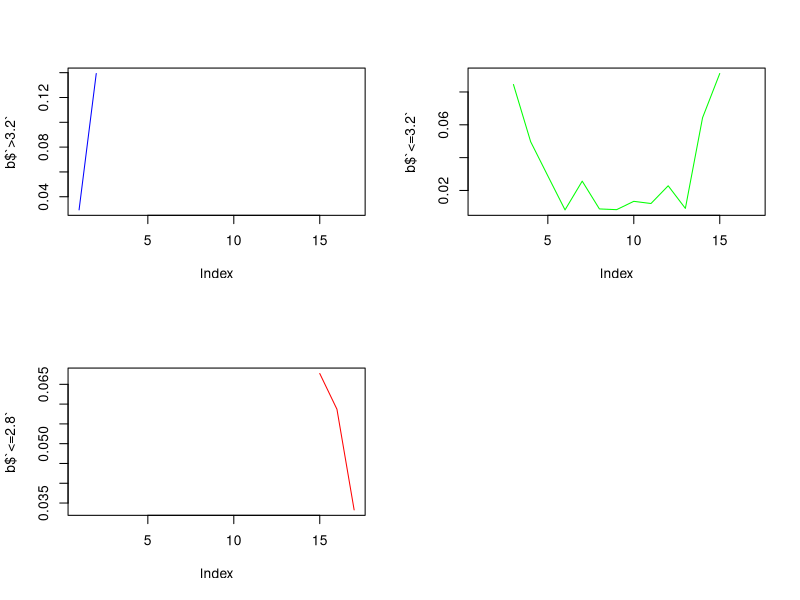
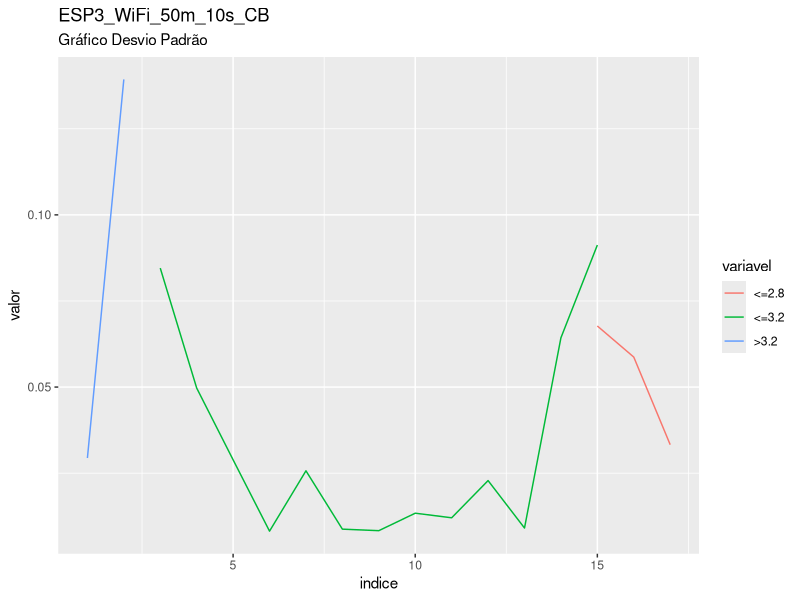
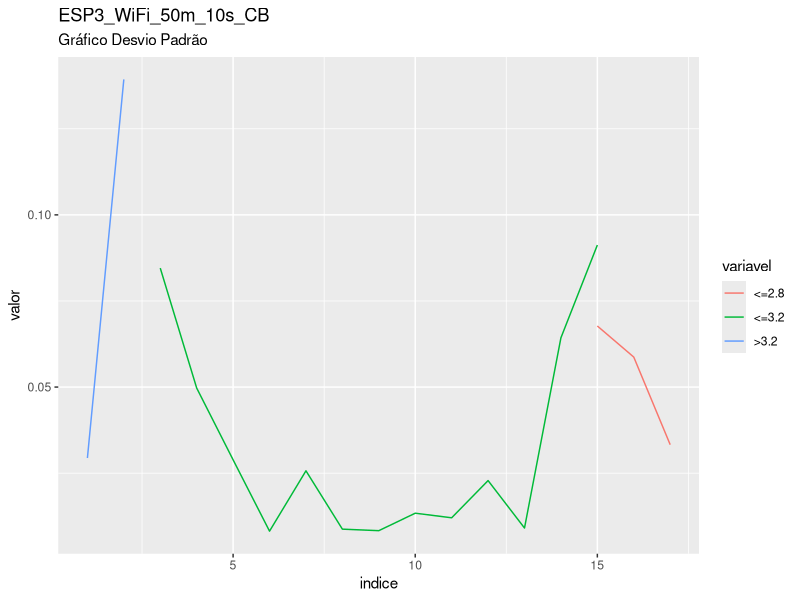

These charts were generated, in order, by the following R code:
library(readxl)
plan_ESP3_WiFi_50m_10s_CB <- read_excel("ESP3 WiFi 50m 10s CB.xlsx")
View(plan_ESP3_WiFi_50m_10s_CB)

valor<-plan_ESP3_WiFi_50m_10s_CB$Column9
posicoes<-c(1:length(valor))

corte_1<-min(posicoes[which(valor==3.2)])
corte_2<-min(posicoes[which(valor==2.8)])

valor[which(posicoes==corte_1)]
valor[which(posicoes==corte_2)]

a<- rep(1,corte_1)
b<- rep(2,corte_2-corte_1)
c<- rep(3,length(valor)-corte_2)

plan_ESP3_WiFi_50m_10s_CB$nivel<-c(a,b,c)


###########################################################

require(lubridate)
plan_ESP3_WiFi_50m_10s_CB$t<-(plan_ESP3_WiFi_50m_10s_CB$Column1)
plan_ESP3_WiFi_50m_10s_CB$t0<-min((plan_ESP3_WiFi_50m_10s_CB$Column1))
plan_ESP3_WiFi_50m_10s_CB$survt<-(plan_ESP3_WiFi_50m_10s_CB$t-plan_ESP3_WiFi_50m_10s_CB$t0)
segundos<-round(as.numeric(diff(plan_ESP3_WiFi_50m_10s_CB$survt,1)))
plan_ESP3_WiFi_50m_10s_CB$segundos<-c(0,segundos)
plan_ESP3_WiFi_50m_10s_CB$segundos<- ifelse(plan_ESP3_WiFi_50m_10s_CB$segundos<0,5,plan_ESP3_WiFi_50m_10s_CB$segundos)
plan_ESP3_WiFi_50m_10s_CB$segundos_acum<-cumsum(plan_ESP3_WiFi_50m_10s_CB$segundos)
plan_ESP3_WiFi_50m_10s_CB$minutos_acum<-round(cumsum(plan_ESP3_WiFi_50m_10s_CB$segundos)/60)
plan_ESP3_WiFi_50m_10s_CB$minuto = cut(as.numeric(plan_ESP3_WiFi_50m_10s_CB$minutos_acum), c(0,5, 10,15, 20,25, 30,35, 40,45,50,55,60,65,70,75,80,Inf), right=FALSE)


tapply(plan_ESP3_WiFi_50m_10s_CB$Column9,plan_ESP3_WiFi_50m_10s_CB$nivel,sd)
tapply(plan_ESP3_WiFi_50m_10s_CB$Column9,plan_ESP3_WiFi_50m_10s_CB$minuto,sd)

a<-tapply(plan_ESP3_WiFi_50m_10s_CB$Column9,list(plan_ESP3_WiFi_50m_10s_CB$minuto, plan_ESP3_WiFi_50m_10s_CB$nivel),sd)
b<-data.frame(a)
names(b)<-c(">3.2","<=3.2","<=2.8")

# exportando saida para csv
write.csv(a,file="saida_dp_ESP3_WiFi_50m_10s_CB.csv")

#grafico

par(mfrow = c(2, 2))
plot(b$`>3.2`,col="blue",type="l")
plot(b$`<=3.2`,col="green",type="l")
plot(b$`<=2.8`,col="red",type="l")

b$indice<-c(1:nrow(b))

library(tidyr)
library(ggplot2)

dados_long <- b %>% gather(variavel, valor, -indice)

ggplot(data = dados_long, aes(x = indice, y = valor, group = variavel)) +
  geom_line(aes(colour = variavel)) +
labs(title = "ESP3_WiFi_50m_10s_CB", subtitle = "Gráfico Desvio Padrão")

ggsave("Grafico_DP_ESP3_WiFi_50m_10s_CB.png")

